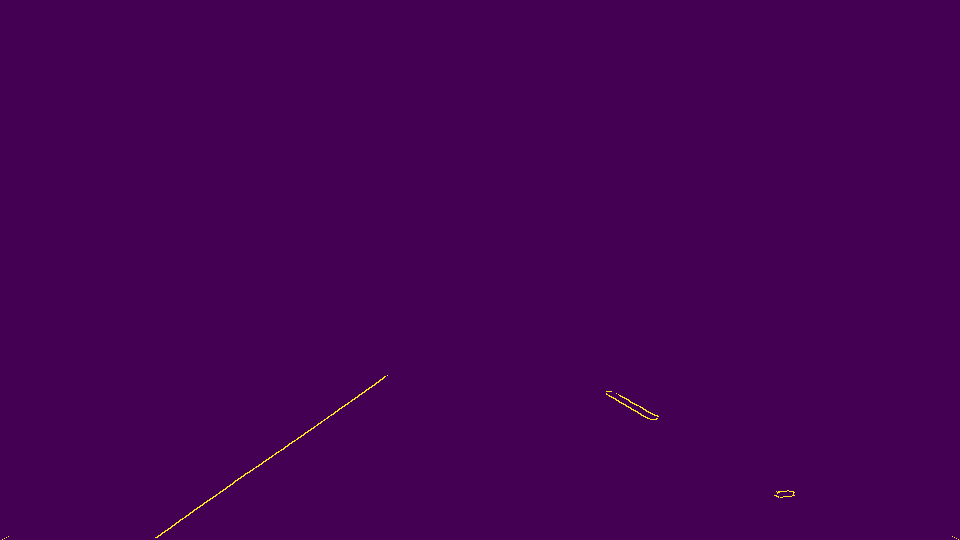
#> input picture test_images/post_canny/solidYellowCurve.jpg, 960 x 540 px, found by its file name
$ jupyter execute --allow-errors P1.ipynb   (shell and % lines are left out)
#> lines starting #> are read from the running program, lines starting #| are printed output that depends on the picture; after the words box and inside, x2 and y2 are one past the last pixel; in counts of white or black regions, pixels touching at a corner belong together
# Self-Driving Car Engineer Nanodegree

## Project: **Finding Lane Lines on the Road**
***
In this project, you will use the tools you learned about in the lesson to identify lane lines on the road.  You can develop your pipeline on a series of individual images, and later apply the result to a video stream (really just a series of images). Check out the video clip "raw-lines-example.mp4" (also contained in this repository) to see what the output should look like after using the helper functions below.

Once you have a result that looks roughly like "raw-lines-example.mp4", you'll need to get creative and try to average and/or extrapolate the line segments you've detected to map out the full extent of the lane lines.  You can see an example of the result you're going for in the video "P1_example.mp4".  Ultimately, you would like to draw just one line for the left side of the lane, and one for the right.

In addition to implementing code, there is a brief writeup to complete. The writeup should be completed in a separate file, which can be either a markdown file or a pdf document. There is a [write up template](https://github.com/udacity/CarND-LaneLines-P1/blob/master/writeup_template.md) that can be used to guide the writing process. Completing both the code in the Ipython notebook and the writeup template will cover all of the [rubric points](https://review.udacity.com/#!/rubrics/322/view) for this project.

---
Let's have a look at our first image called 'test_images/solidWhiteRight.jpg'.  Run the 2 cells below (hit Shift-Enter or the "play" button above) to display the image.

**Note: If, at any point, you encounter frozen display windows or other confounding issues, you can always start again with a clean slate by going to the "Kernel" menu above and selecting "Restart & Clear Output".**

---

**The tools you have are color selection, region of interest selection, grayscaling, Gaussian smoothing, Canny Edge Detection and Hough Tranform line detection.  You  are also free to explore and try other techniques that were not presented in the lesson.  Your goal is piece together a pipeline to detect the line segments in the image, then average/extrapolate them and draw them onto the image for display (as below).  Once you have a working pipeline, try it out on the video stream below.**

---

<figure>

 <figcaption>
 <p></p>
 <p style="text-align: center;"> Your output should look something like this (above) after detecting line segments using the helper functions below </p>
 </figcaption>
</figure>
 <p></p>
<figure>

 <figcaption>
 <p></p>
 <p style="text-align: center;"> Your goal is to connect/average/extrapolate line segments to get output like this</p>
 </figcaption>
</figure>

**Run the cell below to import some packages.  If you get an `import error` for a package you've already installed, try changing your kernel (select the Kernel menu above --> Change Kernel).  Still have problems?  Try relaunching Jupyter Notebook from the terminal prompt.  Also, consult the forums for more troubleshooting tips.**

## Import Packages

[cell 1]
#importing some useful packages
import matplotlib.pyplot as plt
import matplotlib.image as mpimg
import numpy as np
import cv2

## Read in an Image

[cell 2]
#reading in an image
image = mpimg.imread('test_images/solidYellowCurve.jpg')
#> image is the input picture: shape (540, 960, 4) float32; mean R, G, B, A 0.267, 0.00492, 0.328, 1

#printing out some stats and plotting
print('This image is:', type(image), 'with dimensions:', image.shape)
#| This image is: <class 'numpy.ndarray'> with dimensions: (540, 960, 4)
plt.imshow(image)  # if you wanted to show a single color channel image called 'gray', for example, call as plt.imshow(gray, cmap='gray')

## Ideas for Lane Detection Pipeline

**Some OpenCV functions (beyond those introduced in the lesson) that might be useful for this project are:**

`cv2.inRange()` for color selection
`cv2.fillPoly()` for regions selection
`cv2.line()` to draw lines on an image given endpoints
`cv2.addWeighted()` to coadd / overlay two images
`cv2.cvtColor()` to grayscale or change color
`cv2.imwrite()` to output images to file
`cv2.bitwise_and()` to apply a mask to an image

**Check out the OpenCV documentation to learn about these and discover even more awesome functionality!**

## Helper Functions

Below are some helper functions to help get you started. They should look familiar from the lesson!

[cell 3]
import math

def grayscale(img):
    """Applies the Grayscale transform
    This will return an image with only one color channel
    but NOTE: to see the returned image as grayscale
    (assuming your grayscaled image is called 'gray')
    you should call plt.imshow(gray, cmap='gray')"""
    return cv2.cvtColor(img, cv2.COLOR_RGB2GRAY)
    # Or use BGR2GRAY if you read an image with cv2.imread()
    # return cv2.cvtColor(img, cv2.COLOR_BGR2GRAY)

def canny(img, low_threshold, high_threshold):
    """Applies the Canny transform"""
    return cv2.Canny(img, low_threshold, high_threshold)

def gaussian_blur(img, kernel_size):
    """Applies a Gaussian Noise kernel"""
    return cv2.GaussianBlur(img, (kernel_size, kernel_size), 0)

def region_of_interest(img, vertices):
    """
    Applies an image mask.

    Only keeps the region of the image defined by the polygon
    formed from `vertices`. The rest of the image is set to black.
    """
    #defining a blank mask to start with
    mask = np.zeros_like(img)

    #defining a 3 channel or 1 channel color to fill the mask with depending on the input image
    if len(img.shape) > 2:
        channel_count = img.shape[2]  # i.e. 3 or 4 depending on your image
        ignore_mask_color = (255,) * channel_count
    else:
        ignore_mask_color = 255

    #filling pixels inside the polygon defined by "vertices" with the fill color
    cv2.fillPoly(mask, vertices, ignore_mask_color)

    #returning the image only where mask pixels are nonzero
    masked_image = cv2.bitwise_and(img, mask)
    return masked_image


def y_pos(slope, x_point, y_point, x_pos):
    return slope * (x_pos - x_point) + y_point


def draw_lines(img, lines, color=[255, 0, 0], thickness=4):
    """
    NOTE: this is the function you might want to use as a starting point once you want to
    average/extrapolate the line segments you detect to map out the full
    extent of the lane (going from the result shown in raw-lines-example.mp4
    to that shown in P1_example.mp4).

    Think about things like separating line segments by their
    slope ((y2-y1)/(x2-x1)) to decide which segments are part of the left
    line vs. the right line.  Then, you can average the position of each of
    the lines and extrapolate to the top and bottom of the lane.

    This function draws `lines` with `color` and `thickness`.
    Lines are drawn on the image inplace (mutates the image).
    If you want to make the lines semi-transparent, think about combining
    this function with the weighted_img() function below
    """
    img_h = img.shape[0]
    img_w = img.shape[1]

    if lines is None:
        return

    #for line in lines:
    #    for x1,y1,x2,y2 in line:
    #        cv2.line(img, (x1, y1), (x2, y2), color, thickness)
    x3_avg_left = []
    x4_avg_left = []
    x3_avg_right = []
    x4_avg_right = []
    for line in lines:
        for x1,y1,x2,y2 in line:
            if y2 == y1:
                continue
            slope = ((x2-x1)/(y2-y1))
            # if slope >0: right lane
            y3 = img_h
            x3 = int(y_pos(slope, y1, x1, y3))
            y4 = int(img_h*0.6)
            x4 = int(y_pos(slope, y1, x1, y4))
            if x3 <0 or x3 >img_w or x4 < 0 or x4 > img_w:
                continue
            if slope > 0:
                x3_avg_right.append(x3)
                x4_avg_right.append(x4)
            elif slope < 0:
                x3_avg_left.append(x3)
                x4_avg_left.append(x4)
    if len(x3_avg_left) > 0 and len(x4_avg_left) > 0:
        final_x3_left = int(np.mean(x3_avg_left))
        final_x4_left = int(np.mean(x4_avg_left))
        cv2.line(img, (final_x3_left, img_h), (final_x4_left, int(img_h*0.6)), color, thickness)
    if len(x3_avg_right) > 0 and len(x3_avg_right) > 0:
        final_x3_right = int(np.mean(x3_avg_right))
        final_x4_right = int(np.mean(x4_avg_right))
        cv2.line(img, (final_x3_right, img_h), (final_x4_right, int(img_h*0.6)), color, thickness)


def hough_lines(img, rho, theta, threshold, min_line_len, max_line_gap):
    """
    `img` should be the output of a Canny transform.

    Returns an image with hough lines drawn.
    """
    lines = cv2.HoughLinesP(img, rho, theta, threshold, np.array([]), minLineLength=min_line_len, maxLineGap=max_line_gap)
    line_img = np.zeros((img.shape[0], img.shape[1], 3), dtype=np.uint8)
    draw_lines(line_img, lines)
    return line_img

# Python 3 has support for cool math symbols.

def weighted_img(img, initial_img, α=0.8, β=1., λ=0.):
    """
    `img` is the output of the hough_lines(), An image with lines drawn on it.
    Should be a blank image (all black) with lines drawn on it.

    `initial_img` should be the image before any processing.

    The result image is computed as follows:

    initial_img * α + img * β + λ
    NOTE: initial_img and img must be the same shape!
    """
    return cv2.addWeighted(initial_img, α, img, β, λ)

Test is a test area for visualization

[cell 4]
image = mpimg.imread('test_images/solidYellowCurve.jpg')

# Test procedure to try cv2 methods
def test_lane_lines(img):
    img_h = img.shape[0]
    img_w = img.shape[1]

    original = img
    result = gaussian_blur(img, 11)
    result = grayscale(result)
    triangle = np.array([ [0,img_h], [img_w,img_h], [img_w/2+img_w/24,round(img_h*0.6,0)], [img_w/2-img_w/24,round(img_h*0.6,0)] ], np.int32)
    result = region_of_interest(result, [triangle])
    result = canny(result, 125, 200)
    triangle = np.array([ [0,img_h], [img_w,img_h], [img_w/2+img_w/24-20,round(img_h*0.6,0)+20], [img_w/2-img_w/24+20,round(img_h*0.6,0)+20] ], np.int32)
    result = region_of_interest(result, [triangle])
    result = hough_lines(result, 1,np.pi/180,15,25,200)
    result = weighted_img(result, original)

    return result

# [4 lines left out: function disp_post, not called in this run]

def save_post(filename, img):
    mpimg.imsave(filename, img)

#> (the rest of this cell did not finish here and is left out)

#> in region_of_interest, `cv2.fillPoly(mask, vertices, ignore_mask_color)`:
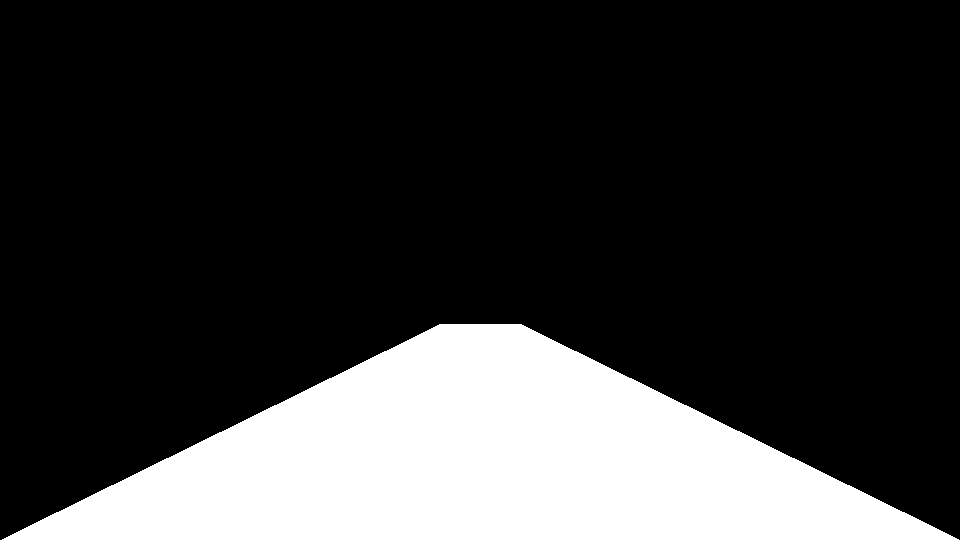
#> mask: shape (540, 960) float32; 21.7% white; 1 white region, box (x1, y1, x2, y2) and area: (2, 324, 959, 540) 112327
disp_post(test)

##### Test Images

Build your pipeline to work on the images in the directory "test_images"
**You should make sure your pipeline works well on these images before you try the videos.**

[cell 5]
import os
testjpgs = [x for x in os.listdir("test_images/") if ".jpg" in x]
print(testjpgs)

## Build a Lane Finding Pipeline

Build the pipeline and run your solution on all test_images. Make copies into the `test_images_output` directory, and you can use the images in your writeup report.

Try tuning the various parameters, especially the low and high Canny thresholds as well as the Hough lines parameters.

[cell 6]
# TODO: Build your pipeline that will draw lane lines on the test_images
# then save them to the test_images directory.
def create_dir(directory):
    if not os.path.exists(directory):
        os.makedirs(directory)

create_dir("test_images/post_canny")
create_dir("test_images/post_hough")

# need a high blur threshold
# canny to detect yellow or white
# reasonable hough parameters
def find_lane_lines(img, export_steps = False, file = ""):
    img_h = img.shape[0]
    img_w = img.shape[1]
    original = img

    original = img
    result = gaussian_blur(img, 11)
    result = grayscale(result)
    triangle = np.array([ [0,img_h], [img_w,img_h], [img_w/2+img_w/24,round(img_h*0.6,0)], [img_w/2-img_w/24,round(img_h*0.6,0)] ], np.int32)
    result = region_of_interest(result, [triangle])

    result = canny(result, 125, 200)
    triangle = np.array([ [0,img_h], [img_w,img_h], [img_w/2+img_w/24-20,round(img_h*0.6,0)+20], [img_w/2-img_w/24+20,round(img_h*0.6,0)+20] ], np.int32)
    result = region_of_interest(result, [triangle])
    if export_steps:
        save_post("test_images/post_canny/" + file, result)

    result = hough_lines(result, 1,np.pi/180,15,25,200)
    result = weighted_img(result, original)

    if export_steps:
        save_post("test_images/post_hough/" + file, result)

    return result

for file in testjpgs:
    img = mpimg.imread('test_images/' + file)
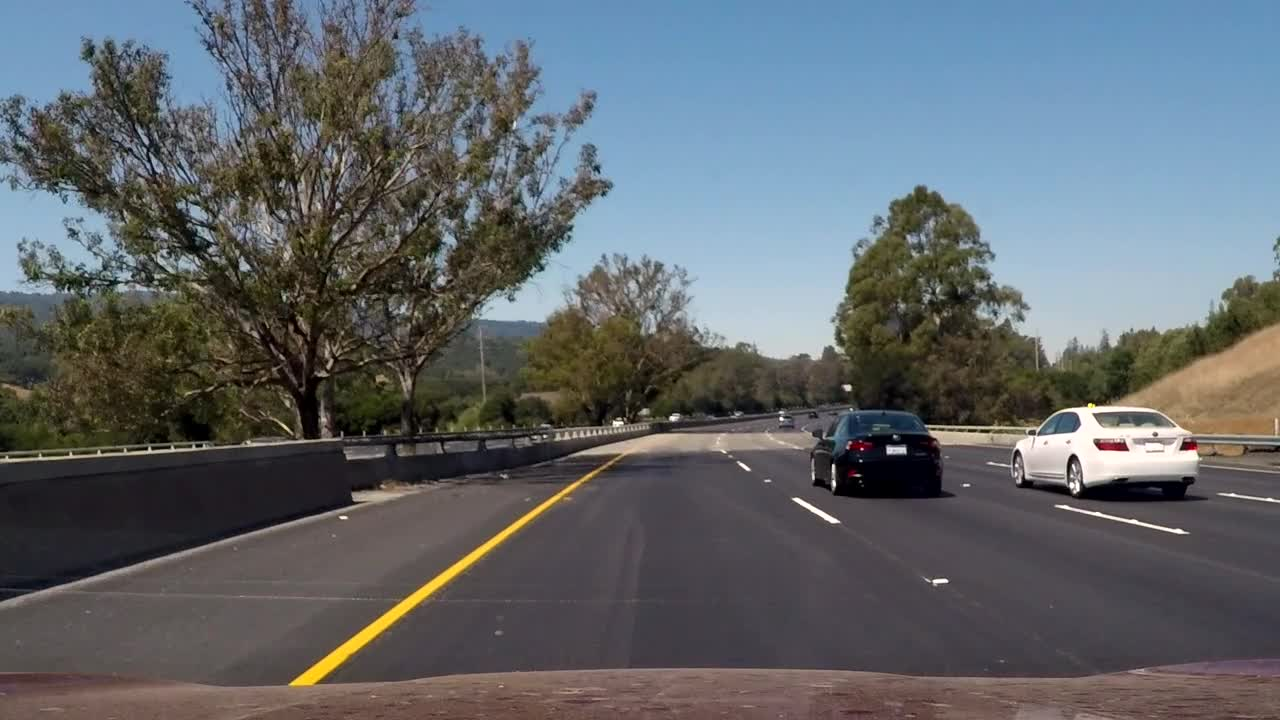
#> input picture test_images/challenge1.jpg, 1280 x 720 px
#> img is the input picture: shape (720, 1280, 3); mean R, G, B 97.1, 102.5, 107.1
    testimg = find_lane_lines(img, export_steps = True, file = file)
#> in hough_lines, `lines = cv2.HoughLinesP(img, rho, theta, threshold, np.array([]), minL..`: lines = [[361, 630, 568, 485], [314, 683, 571, 483], [320, 660, 561, 497], [454, 576, 588, 472], [288, 683, 542, 511], [336, 648, 561, 496], [323, 677, 573, 482], [311, 684, 551, 497], [287, 684, 524, 524], [312, 684, 554, 495], [822, 518, 947, 579]]
#> the loop in draw_lines, `for line in lines:` made 11 passes
#> after the loop in draw_lines, `for line in lines:`: x3_avg_left = [232, 266, 231, 268, 233, 229, 267, 264, 233, 265]; x3_avg_right = [1235]; x4_avg_left = [643, 636, 657, 639, 658, 655, 637, 634, 660, 634]; x4_avg_right = [645]
#> in draw_lines, `final_x3_left = int(np.mean(x3_avg_left))`: final_x3_left = 248
#> in draw_lines, `final_x4_left = int(np.mean(x4_avg_left))`: final_x4_left = 645
#> in draw_lines, `final_x3_right = int(np.mean(x3_avg_right))`: final_x3_right = 1235
#> in draw_lines, `final_x4_right = int(np.mean(x4_avg_right))`: final_x4_right = 645
#> in draw_lines, `cv2.line(img, (final_x3_right, img_h), (final_x4_right, int(img_h*0.6)..`:
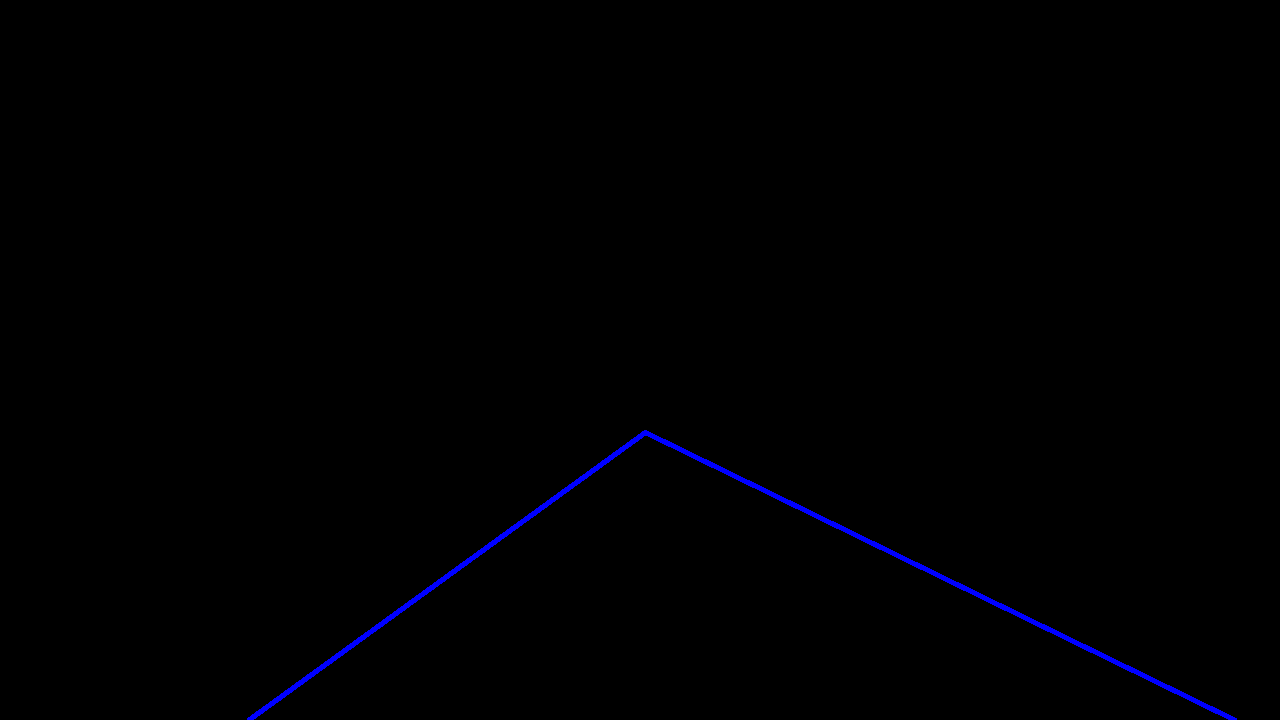
#> img: shape (720, 1280, 3); mean of channels 0, 1, 2 1.6, 0, 0; drawn as B, G, R
#> in weighted_img, `return cv2.addWeighted(initial_img, α, img, β, λ)`:
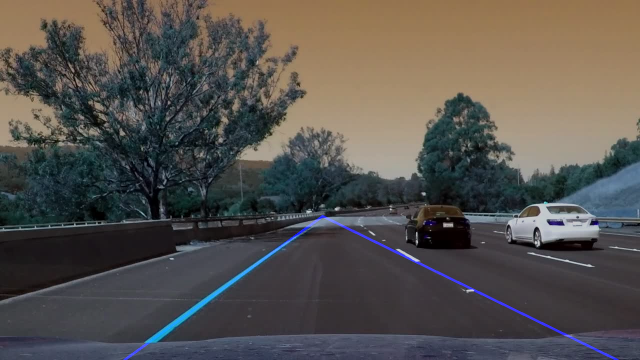
#> returned value: shape (720, 1280, 3) (shown at 1/2 size); mean of channels 0, 1, 2 78.6, 82, 85.6; drawn as B, G, R
#> call 2 of save_post, with filename = 'test_images/post_hough/challenge1.jpg'
#> in save_post (call 2), `mpimg.imsave(filename, img)`:
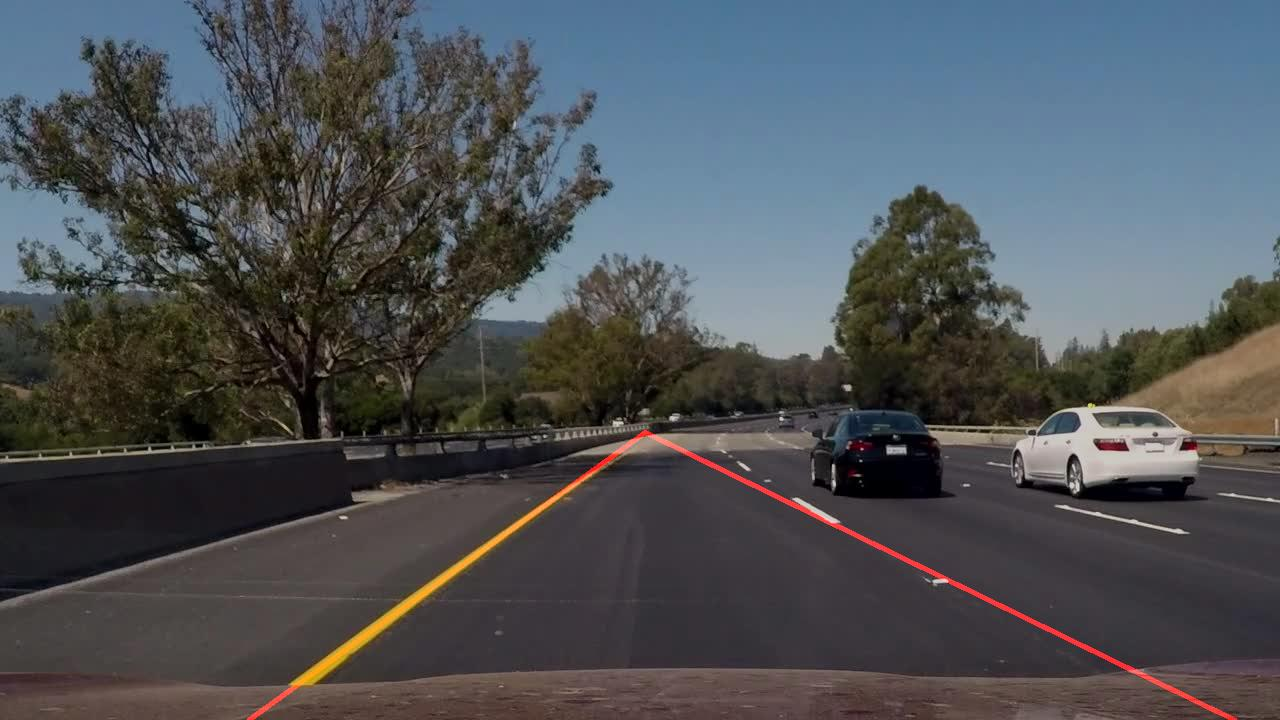
#> saved as challenge1.jpg: shape (720, 1280, 3); mean R, G, B 78.7, 82, 85.9
